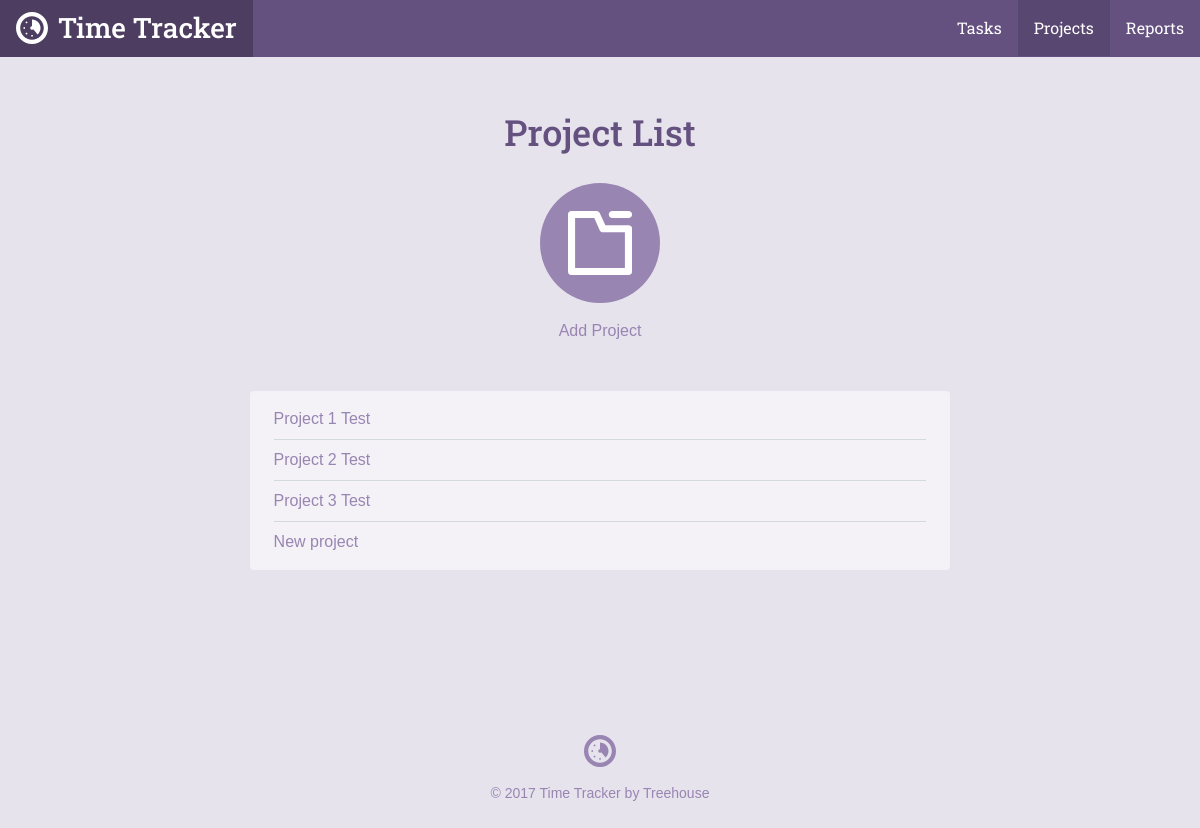
Page /project_list.php on the earlier database version.
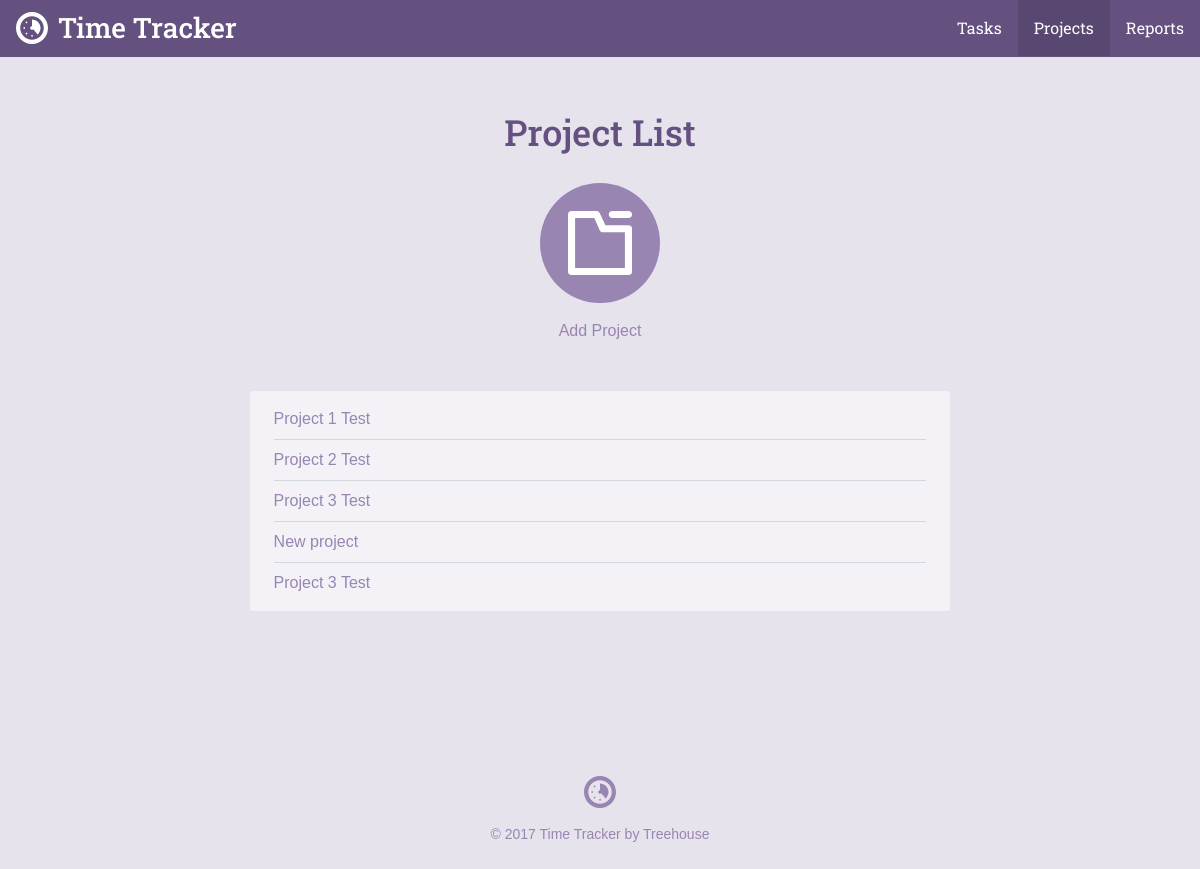
Same page on the later database version.
### tables this page shows
CREATE TABLE `projects` (
	`project_id`	INTEGER PRIMARY KEY AUTOINCREMENT,
	`title`	TEXT NOT NULL,
	`category`	TEXT NOT NULL
);

### inc/functions.php (called while the page is built, shortened)
<?php
function get_project_list(){
	include 'connection.php';
	try{
		return $db->query("
			SELECT project_id,title,category
			FROM projects");
	}catch(Exception $e){
		echo "Error: " . $e->getMessage() . "</br>";
		return array();
	}
}

### project_list.php (the view, shortened to what this page needs)
<?php
require 'inc/functions.php';
$page = "projects";
include 'inc/header.php';
?>
<div class="section catalog random">
    <div class="col-container page-container">
        <div class="col col-70-md col-60-lg col-center">
            <h1 class="actions-header">Project List</h1>
            <div class="actions-item">
                <a class="actions-link" href="project.php">
                <span class="actions-icon">
                  <svg viewbox="0 0 64 64"><use xlink:href="#project_icon"></use></svg>
                </span>
                Add Project
                </a>
            </div>
            <div class="form-container">
                <ul class="items">
               <?php
                    foreach(get_project_list() as $item){
                        echo "<li><a href='project.php?id=". $item['project_id'] . "'>". $item['title'] . "</a></li>";
                    }
                ?>
                </ul>
            </div>
        </div>
    </div>
</div>
<?php include("inc/footer.php"); ?>

### inc/header.php (shortened to what this page needs)
<html>
<head>
	<link rel="stylesheet" href="css/style.css" type="text/css">
</head>
<body>
	<header class="header">
    <div class="col-container">
  		<h1>
        <a class="logo" href="./">
          <svg viewbox="0 0 64 64" class="logo-icon"><use xlink:href="#logo_icon"></use></svg>
          <span class="logo-name">Time Tracker</span>
        </a>
      </h1>
  		<ul class="nav">
        <li class="nav-item tasks<?php if ($page == "tasks") { echo " on"; } ?>"><a class="nav-link" href="task_list.php">Tasks</a></li>
        <li class="nav-item projects<?php if ($page == "projects") { echo " on"; } ?>"><a class="nav-link" href="project_list.php">Projects</a></li>
        <li class="nav-item reports<?php if ($page == "reports") { echo " on"; } ?>"><a class="nav-link" href="reports.php">Reports</a></li>
      </ul>
    </div>
  </header>
	<div id="content">

### inc/footer.php
</div>
	<footer class="footer">
    <div class="col-container">
      <svg viewbox="0 0 64 64" class="logo-icon"><use xlink:href="#logo_icon"></use></svg>
  		<p class="footer-copy">&copy; <?php echo date("Y"); ?> Time Tracker by Treehouse</p>
    </div>
	</footer>
</body>
</html>

### css/style.css (style rules this page uses)
*,:after,:before { box-sizing:border-box }
html { font-family:sans-serif;-ms-text-size-adjust:100%;-webkit-text-size-adjust:100% }
body { margin:0 }
article,aside,details,figcaption,figure,footer,header,hgroup,main,menu,nav,section,summary { display:block }
a { background-color:transparent }
h1 { font-size:2em;margin:.67em 0 }
svg:not(:root) { overflow:hidden }
html { font-size:100%;line-height:1.5;-webkit-tap-highlight-color:transparent }
body { font-size:1rem;font-family:"Gotham Rounded A","Gotham Rounded B","Helvetica",Helvetica,Arial,sans-serif;font-style:normal;font-weight:400 }
.col { float:left;width:100% }
.col-container:before,.col-container:after { content:" ";display:table }
.col-container:after { clear:both }
.col-center { float:none;margin:0 auto }
@media screen and (min-width: 680px) { .col-70-md { width:70% !important } }
@media screen and (min-width: 960px) { .col-60-lg { width:60% !important } }
h1,h2,h3,h4,h5,h6 { color:#40484a;display:block;font-weight:500;margin:0;text-rendering:optimizeLegibility }
h1 { font-size:2.25rem }
p { color:#576366;font-size:1rem;line-height:1.5;margin:0 }
a { color:#3f8abf;cursor:pointer;transition:color 300ms 0s ease;text-decoration:none }
ul,ol { margin:0;padding:0 0 0 2rem }
body { background-color:#e7e3ed }
h1,h2,h3,h4,h5,h6 { color:#645180;font-family:"Roboto Slab", Helvetica, Arial, sans-serif }
p { color:#7D669E }
.header { background-color:#645180;overflow:hidden }
.header h1 { float:left }
.col-container { margin:0 auto;max-width:1200px }
.logo { display:inline-block;transition:background 200ms ease-in-out }
@media screen { .logo { padding:.4rem 1rem .7rem } }
@media screen and (min-width: 680px) { .logo { padding:.45rem 1rem .5rem } }
.logo-icon { width:32px;fill:#fff;margin-top:5px;float:left }
.footer .logo-icon { float:none;margin-bottom:1rem;fill:#9885b2 }
.logo-name { color:#fff;font-family:"Roboto Slab", Helvetica, Arial, sans-serif;margin-left:10px;font-size:1.75rem }
@media screen { .logo-name { display:none } }
@media screen and (min-width: 680px) { .logo-name { display:inline } }
.nav { float:right;list-style:none }
.nav-item { float:left }
.nav-item.on .nav-link { background-color:#584770;cursor:default }
.nav-link { color:#fff;font-family:"Roboto Slab", Helvetica, Arial, sans-serif;transition:background 200ms ease-in-out;padding:1rem;display:inline-block }
@media screen { .nav-link { font-size:15px } }
@media screen and (min-width: 680px) { .nav-link { font-size:16px } }
.actions-header { margin-bottom:1.5rem }
.actions-item { margin:0 1.5rem }
@media screen and (min-width: 680px) { .actions-item { display:inline-block;float:left } }
.page-container .actions-item { float:none }
.actions-link { transition:color 200ms ease-in-out;color:#9885b2;display:block }
@media screen { .actions-link { margin-bottom:2rem } }
@media screen and (min-width: 680px) { .actions-link { margin-bottom:0 } }
.actions-icon { width:120px;height:120px;transition:background 200ms ease-in-out;display:block;background-color:#9885b2;border-radius:9999px }
@media screen { .actions-icon { margin-bottom:.5rem } }
@media screen and (min-width: 680px) { .actions-icon { margin-bottom:1rem } }
.actions-icon svg { width:64px;height:64px;margin-top:28px;fill:#fff;display:inline-block }
.page-container .actions-icon { margin-left:auto;margin-right:auto }
.page-container { text-align:center }
@media screen { .page-container { padding:1.5rem 1rem 0 1rem } }
@media screen and (min-width: 680px) { .page-container { padding-top:3rem } }
.form-container { background-color:#f4f2f7;border-radius:4px }
@media screen { .form-container { padding:.5rem 1.5rem;margin-top:.5rem;margin-bottom:1.5rem } }
@media screen and (min-width: 680px) { .form-container { padding:.5rem 1.5rem;margin-top:3rem;margin-bottom:0 } }
.form-container a { color:#9885b2 }
.items { list-style:none;overflow:hidden;padding:0;margin:0 }
.items li { position:relative;text-align:left;border-bottom:solid 1px #d4d9dd;padding-top:.5rem;padding-bottom:.5rem }
.items li:last-child { border-bottom:none !important }
.items a { color:#9885b2 }
.footer { padding:5rem 0 0 0;text-align:center }
@media screen { .footer { margin-top:1.5rem;margin-bottom:1.5rem } }
@media screen and (min-width: 680px) { .footer { margin-top:5rem } }
.footer-copy { font-size:.875rem;color:#9885b2 }

Differences in the rows shown:
added projects: title "Project 3 Test"
